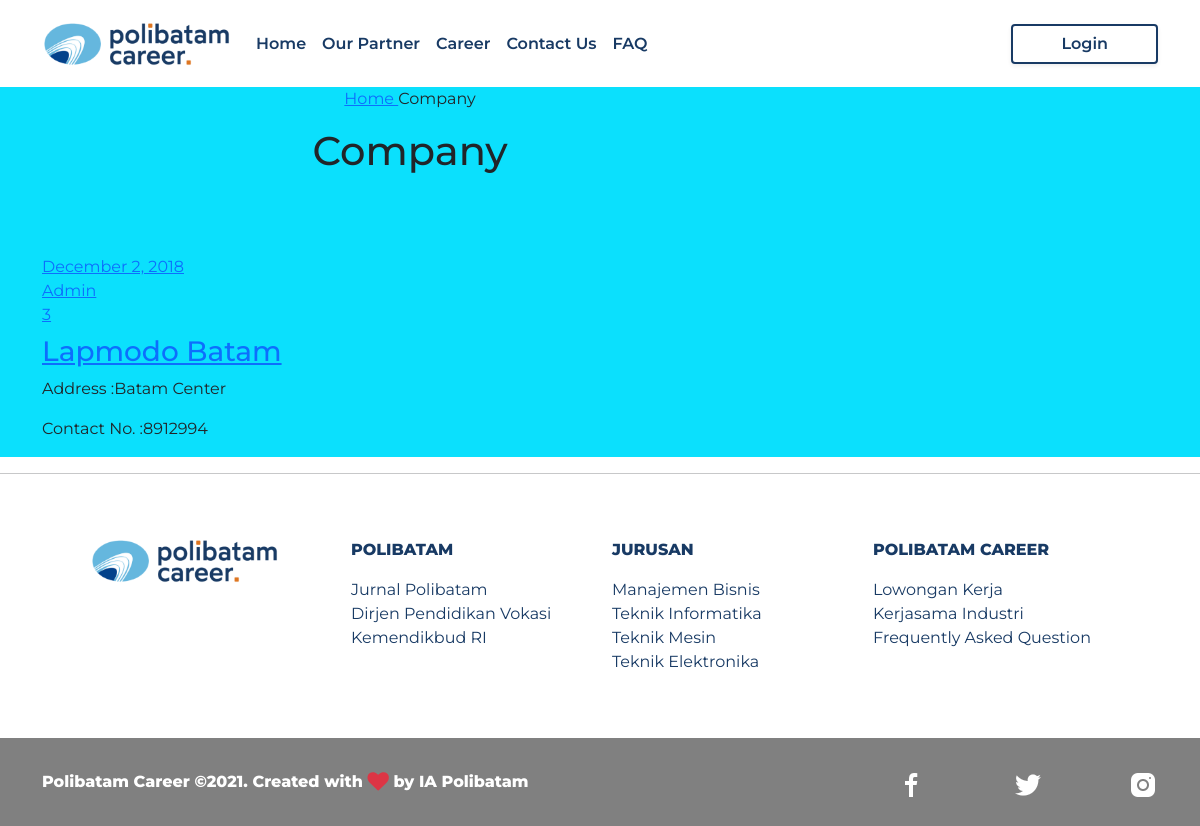
The page /index.php?q=company on the database as committed earlier.
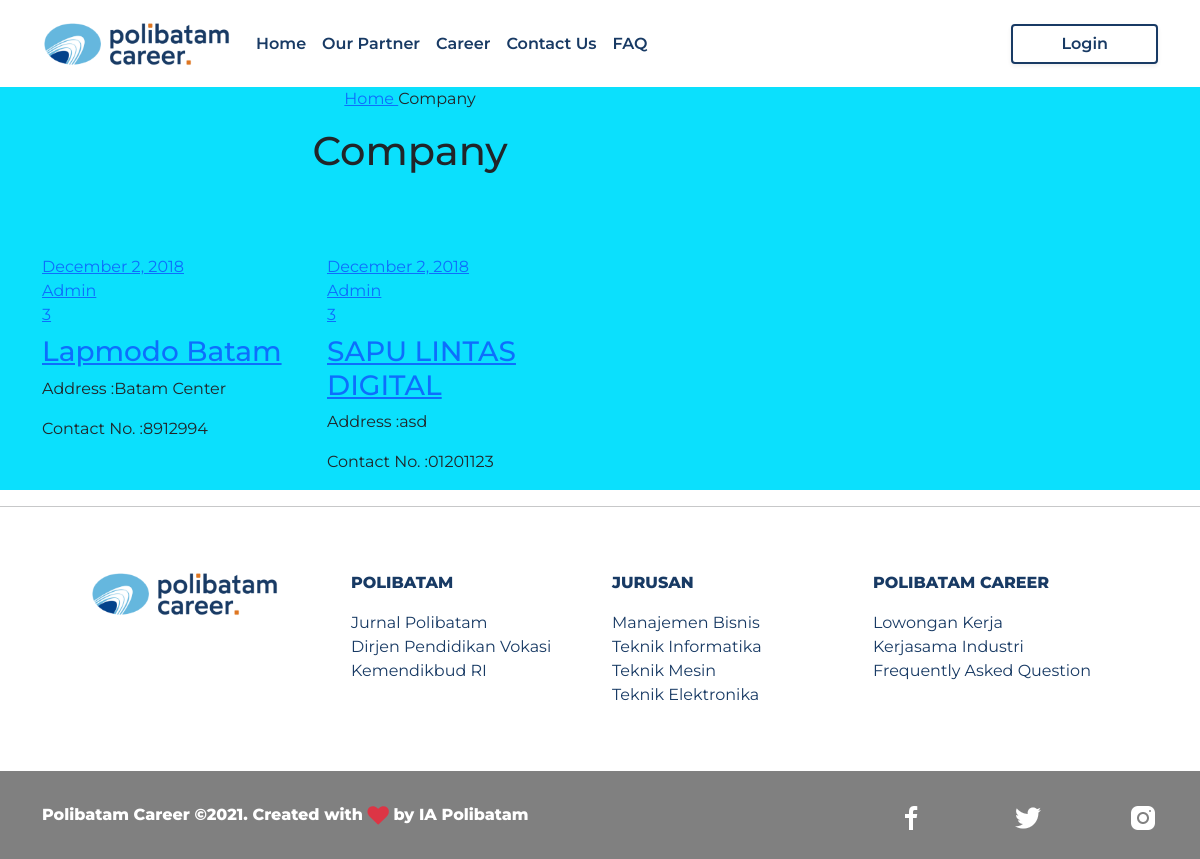
The same page on the database as committed later.
### tables this page shows
CREATE TABLE `tblcompany` (
  `COMPANYID` int(11) NOT NULL,
  `COMPANYNAME` varchar(90) NOT NULL,
  `COMPANYUSERNAME` varchar(90) NOT NULL,
  `COMPANYPASSWORD` varchar(90) NOT NULL,
  `COMPANYADDRESS` varchar(90) NOT NULL,
  `COMPANYCONTACTNO` varchar(30) NOT NULL,
  `COMPANYSTATUS` varchar(90) NOT NULL,
  `COMPANYMISSION` text NOT NULL,
  `COMPANYLOGO` varchar(255) NOT NULL
);

### index.php (called while the page is built, shortened)
<?php
require_once("theme/templatees.php");
?>

### include/database.php (called while the page is built, shortened)
<?php
class Database {
	var $query = '';
	public $conn;
	public function open_connection() {
		try {
		$this->conn = new PDO("mysql:host=".server.";dbname=".database_name. "", user,pass);
		$this->conn->setAttribute(PDO::ATTR_ERRMODE, PDO::ERRMODE_EXCEPTION);
		}catch(PDOException $e){
			echo "Problem in database connection! Contact administrator!". $e->getMessage();
		}
	}
	function setQuery($sql='') {
		try {
		   $this->sql_string=$sql;
			$this->query = $this->conn->prepare($this->sql_string);
			$this->query->execute();
		  } catch (PDOException $e) {
		    echo "Failed to get query handle: " . $e->getMessage() . "\n";
		    exit;
		  }
	}
	function loadResultList() {
		$results = $this->query->fetchAll(PDO::FETCH_OBJ);
		return $results;
	}
}
$mydb = new Database();
?>

### company.php (the view, shortened to what this page needs)
   <div class="hero-wrap js-fullheight" style="background-color: #0BE0FD">
     <div class="container">
       <div class="row no-gutters slider-text js-fullheight align-items-end justify-content-start" data-scrollax-parent="true">
         <div class="col-md-8 ftco-animate text-center text-md-left mb-5" data-scrollax=" properties: { translateY: '70%' }">
           <p class="breadcrumbs" data-scrollax="properties: { translateY: '30%', opacity: 1.6 }"><span class="mr-3"><a href="index.html">Home <i class="ion-ios-arrow-forward"></i></a></span> <span>Company</span></p>
           <h1 class="mb-3 bread" data-scrollax="properties: { translateY: '30%', opacity: 1.6 }">Company</h1>
         </div>
       </div>
     </div>
   </div>
   <section class="ftco-section" style="background-color: #0BE0FD">
     <div class="container">
       <div class="row d-flex">
           <?php
                 $sql = "SELECT * FROM `tblcompany`";
                 $mydb->setQuery($sql);
                 $comp = $mydb->loadResultList();
                 foreach ($comp as $company ) {
           ?>
         <div class="col-md-3 d-flex ftco-animate">
           <div class="blog-entry align-self-stretch">
             <div class="text mt-3">
               <div class="meta mb-2">
                 <div><a href="#">December 2, 2018</a></div>
                 <div><a href="#">Admin</a></div>
                 <div><a href="#" class="meta-chat"><span class="icon-chat"></span> 3</a></div>
               </div>
               <h3 class="heading"><a href="<?php echo web_root.'index.php?q=hiring&search='.$company->COMPANYNAME; ?>"><?php echo $company->COMPANYNAME;  ?></a></h3>
               <p>Address :<?php echo $company->COMPANYADDRESS;?></p>
                           <p>Contact No. :<?php echo $company->COMPANYCONTACTNO;?></p>
             </div>
           </div>
         </div>
<?php } ?>
         </div>
       </div>
   </section>

### theme/templatees.php (shortened to what this page needs)
<!DOCTYPE html>
<html lang="en">
<head>
    <link rel="stylesheet" href="assets/owl-carousel/assets/owl.carousel.min.css" />
    <link rel="stylesheet" href="assets/owl-carousel/assets/owl.theme.default.min.css" />
    <link href="https://cdn.jsdelivr.net/npm/bootstrap@5.0.2/dist/css/bootstrap.min.css" rel="stylesheet" />
    <link href="https://cdnjs.cloudflare.com/ajax/libs/font-awesome/4.0.3/css/font-awesome.css" rel="stylesheet" />
    <link rel="stylesheet" href="assets/css/style.css" />
</head>
<body>
    <nav class="navbar navbar-expand-lg navbar-light bg-white py-3 sticky-top">
        <div class="container">
            <a class="navbar-brand" href="#">
                <img width="190" height="45" src="assets/logo/logopolcar.png" alt="" />
            </a>
            <div class="collapse navbar-collapse" id="navbarSupportedContent">
                <ul class="navbar-nav me-auto mb-2 mb-lg-0">
                    <li class="nav-item">
                        <a class="nav-link text-semibold text-blue" aria-current="page" href="<?php echo web_root; ?>index.php">Home</a>
                    </li>
                    <li class="nav-item">
                        <a class="nav-link text-semibold text-blue" href="#company">Our Partner</a>
                    </li>
                    <li class="nav-item">
                        <a class="nav-link text-semibold text-blue" href="#career">Career</a>
                    </li>
                    <li class="nav-item">
                        <a class="nav-link text-semibold text-blue" href="#contact">Contact Us</a>
                    </li>
                    <li class="nav-item">
                        <a class="nav-link text-semibold text-blue" href="#faq">FAQ</a>
                    </li>
                </ul>
                <?php if (!isset($_SESSION['APPLICANTID'])) { ?>
                    <div class="d-flex">
                    <button class="btn btn-outline-blue shadow-sm px-5" data-bs-toggle="modal"
                        data-bs-target="#exampleModal">
                        Login
                    </button>
             <?php } ?>
                </div>
            </div>
        </div>
    </nav>
    <?php require_once($content);?>
    <hr>
    <div class="container">
        <div class="row p-5 pb-5 pt-5">
            <div class="col-md-3">
                <img src="assets/logo/logopolcar.png" width="190" height="45" alt="">
            </div>
            <div class="col-md-3">
                <p class="text-blue text-bold">
                    POLIBATAM
                </p>
                <div class="link text-blue">
                    <ul style="list-style: none; margin-left: -32px;">
                        <li><a href="#" class="nav-linku">Jurnal Polibatam</a></li>
                        <li><a href="#" class="nav-linku">Dirjen Pendidikan Vokasi</a></li>
                        <li><a href="#" class="nav-linku">Kemendikbud RI</a></li>
                    </ul>
                </div>
            </div>
            <div class="col-md-3">
                <p class="text-blue text-bold">
                    JURUSAN
                </p>
                <div class="link text-blue">
                    <ul style="list-style: none; margin-left: -32px;">
                        <li><a href="#" class="nav-linku">Manajemen Bisnis</a></li>
                        <li><a href="#" class="nav-linku">Teknik Informatika</a></li>
                        <li><a href="#" class="nav-linku">Teknik Mesin</a></li>
                        <li><a href="#" class="nav-linku">Teknik Elektronika</a></li>
                    </ul>
                </div>
            </div>
            <div class="col-md-3">
                <p class="text-blue text-bold">
                    POLIBATAM CAREER
                </p>
                <div class="link text-blue">
                    <ul style="list-style: none; margin-left: -32px;">
                        <li><a href="#" class="nav-linku">Lowongan Kerja</a></li>
                        <li><a href="#" class="nav-linku">Kerjasama Industri</a></li>
                        <li><a href="#" class="nav-linku">Frequently Asked Question</a></li>
                    </ul>
                </div>
            </div>
        </div>
    </div>
    <div class="py-3" style="background-color: grey;">
        <div class="container">
            <div class="row">
                <div class="col-md-9">
                    <p class="text-white mt-3 text-bold">Polibatam Career ©2021. Created with <i
                            class="fa fa-heart text-danger fa-lg"></i> by IA
                        Polibatam</p>
                </div>
                <div class="col-md-3">
                    <div class="social-media mt-3 d-flex justify-content-between">
                        <a href="#"><img src="assets/icons/facebook.png" alt=""></a>
                        <a href="#"><img src="assets/icons/Twitter.png" alt=""></a>
                        <a href="#"><img src="assets/icons/Instagram.png" alt=""></a>
                    </div>
                </div>
            </div>
        </div>
    </div>
</body>
</html>

### assets/css/style.css (style rules this page uses)
body { font-family: "Montserrat", sans-serif; }
.text-blue { color: #183a64 !important; }
.text-semibold { font-weight: 600; }
.text-bold { font-weight: 800; }
.btn-outline-blue { font-weight: 600; color: #183a64; border: solid 2px #183a64; }
.nav-linku { text-decoration: none; color: #183a64; }

Rows that differ between the two databases and show on the page:
added tblcompany: COMPANYNAME "SAPU LINTAS DIGITAL", COMPANYADDRESS "asd", COMPANYCONTACTNO "01201123"
